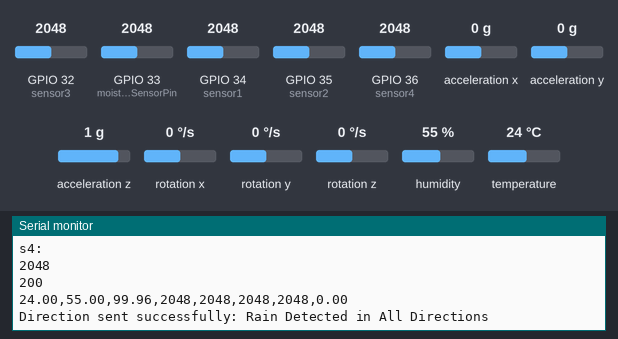
Simulated run of this sketch. Board: ESP32. Shown: the last lines printed to the serial monitor. The test bench sets the inputs (shaded band); at power-on: acceleration x 0 g, humidity 55 %, GPIO 32 (sensor3) = 2048, GPIO 33 (moistureSensorPin) = 2048, GPIO 34 (sensor1) = 2048, GPIO 35 (sensor2) = 2048, GPIO 36 (sensor4) = 2048, acceleration y 0 g, acceleration z 1 g, rotation x 0 °/s, rotation y 0 °/s, rotation z 0 °/s, temperature 24 °C. WiFi joins after 1.5 s; servers stay silent unless stated; uploads are accepted with an empty reply.

Above: at 2.7 s.
2.8 s: acceleration x set to -1.4 g
4.6 s: humidity set to 22 %
At 4.6 s:
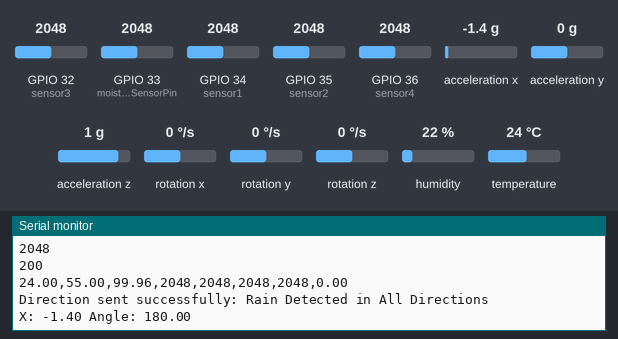
6.4 s: GPIO 32 (sensor3) set to 2866
At 8.07 s:
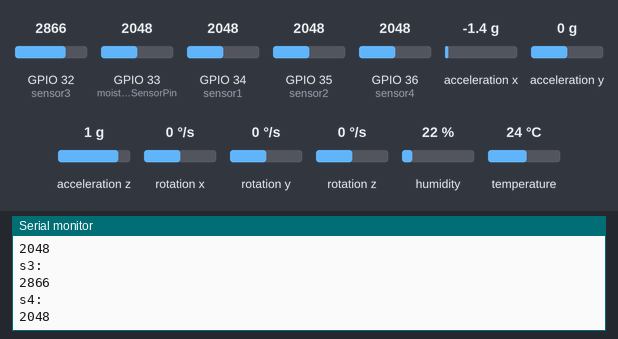
8.2 s: GPIO 33 (moistureSensorPin) set to 2866
At 8.27 s:
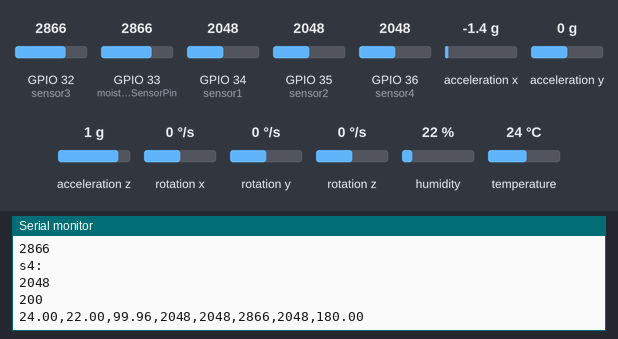
10.0 s: GPIO 34 (sensor1) set to 2866
At 11.7 s:
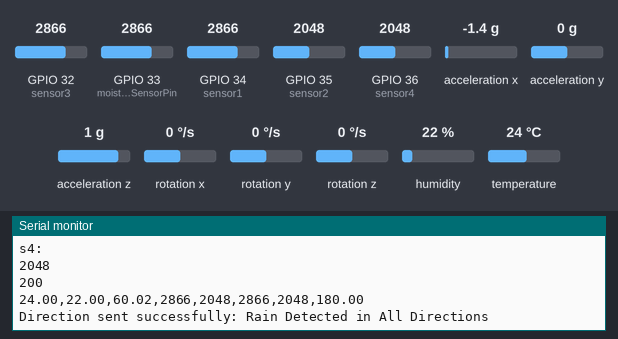
11.8 s: GPIO 35 (sensor2) set to 2866
At 13.7 s:
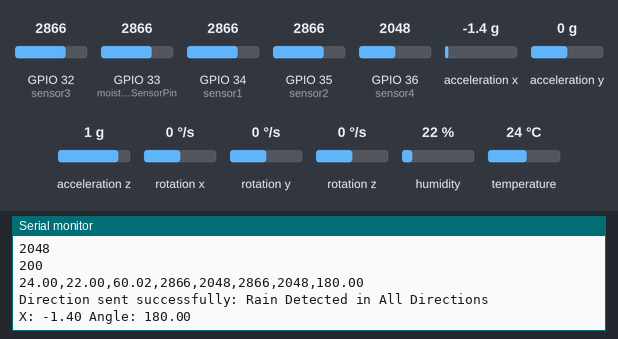
Timing chart, 0 to 14.6 s (numbered marks = the images above; inputs shaded):
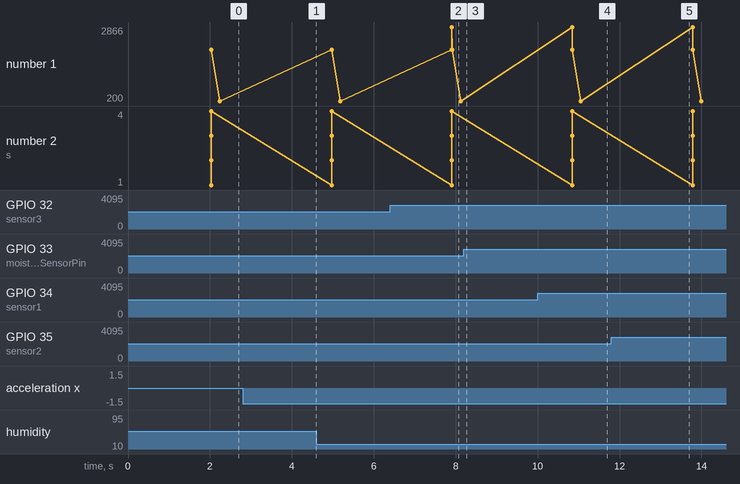

Measured:
- after the input at 6.4 s, the serial monitor: prints a new line after 1.5 s (image 2)
- after the input at 10.0 s, the serial monitor: prints a new line after 1.1 s (image 4)

The sketch:

readings.ino
```cpp
#include <MPU6050.h>
#include <WiFi.h>
#include <HTTPClient.h>
#include <DHT.h>
#define DHTPIN 18
#define DHTTYPE DHT11
DHT dht(DHTPIN, DHTTYPE);
MPU6050 mpu;
const char* ssid     ="Realme 9pro 5g";
const char* password ="12345678";
int moistureSensorPin = 33;
const int sensor1 = 34; // GPIO pin for raindrop sensor 1
const int sensor2 = 35; // GPIO pin for raindrop sensor 2
const int sensor3 = 32; // GPIO pin for raindrop sensor 3
const int sensor4 = 36; // GPIO pin for raindrop sensor 4

const char* serverName ="http://192.168.3.139:5000/test";
const char* serverUrl ="http://192.168.3.139:5000/update-directions"; // Flask server endpoint

unsigned long lastTime = 0;
unsigned long timerDelay = 1000;


void setup_wifi()
{
  WiFi.begin(ssid, password);
  while (WiFi.status() != WL_CONNECTED)
  {
    delay(500);
    Serial.println("CONNECTING.....");
  }
  Serial.println("CONNECTED");
}

void send_data(String A)
{
  if ((millis() - lastTime) > timerDelay)
  {
    if (WiFi.status() == WL_CONNECTED)
    {
      WiFiClient client;
      HTTPClient http;
      http.begin(client, serverName);
      http.addHeader("Content-Type", "application/x-www-form-urlencoded");
      String httpRequestData = String(A);
      int httpResponseCode = http.POST(httpRequestData);
      Serial.println(httpResponseCode);
      if (httpResponseCode > 0)
      {
        String res = http.getString();
        Serial.println(res);


      }
      http.end();
    }
    else
    {
      Serial.println("WiFi Disconnected");
    }
    lastTime = millis();
  }
}

void setup()
{
  Serial.begin(9600);
   pinMode(moistureSensorPin, INPUT);
  setup_wifi();
  dht.begin();
  Wire.begin();
  mpu.initialize();
}

void loop()
{
  //send_data("Hai");
  float h = dht.readHumidity();
  float t = dht.readTemperature();
  //Serial.print(F("Humidity: "));
  //Serial.print(h);
  //Serial.print(F("%  Temperature: "));
  //Serial.println(t);
   int16_t ax, ay, az;
  int16_t gx, gy, gz;

  // Get raw accelerometer and gyroscope data
  mpu.getMotion6(&ax, &ay, &az, &gx, &gy, &gz);

  // Convert acceleration to a smaller range
  float X = ax / 16384.0;  // Convert raw values to g (assuming ±2g range)
  float Y = ay / 16384.0;

  // Calculate the angle in degrees (0-360°)
  float angle = atan2(Y, X) * (180.0 / PI);
  if (angle < 0) {
    angle += 360;  // Convert -180° to 180° into 0° to 360°
  }

  // Print values
  Serial.print("X: "); Serial.print(X);

  Serial.print(" Angle: "); Serial.println(angle);

  delay(500);

  int s1 = analogRead(sensor1);
  int s2 = analogRead(sensor2);
  int s3 = analogRead(sensor3);
  int s4 = analogRead(sensor4);
 float moistureValue = analogRead(moistureSensorPin);

  float mappedMoistureValue = map(moistureValue, 4095, 0, 0, 10000) / 100.0;
    Serial.print("Moisture Sensor Value: ");
  Serial.println(mappedMoistureValue * 2, 2);
  Serial.println("s1:");
  Serial.println(s1);
  Serial.println("s2:");
  Serial.println(s2);
  Serial.println("s3:");
  Serial.println(s3);
  Serial.println("s4:");
  Serial.println(s4);

  String values = String(t) + "," + String(h) + "," + String(mappedMoistureValue * 2)+ "," + String(s1) + "," + String(s2)+ "," + String(s3)+ "," + String(s4)+ "," + String(angle);
  send_data(values);
  Serial.println(values);
  String direction = determineDirection(s1, s2, s3, s4);
  sendDirection(direction);
  delay(2000); // Send data every 2 seconds
}
String determineDirection(int s1, int s2, int s3, int s4) {
  if (s1 < 4095 && s2 < 4095 && s3 < 4095 && s4 <4095) {
    return "Rain Detected in All Directions";
  } else if (s1 == 4095 && s2 == 4095 && s3 < 4095 && s4 < 4095) {
    return "North-East ";
  } else if (s1< 4095 && s2< 4095) {
    return "North";
  } else if (s3< 4095 && s4 < 4095) {
    return "South";
  } else if (s1 < 4095 && s3 < 4095) {
    return "West";
  } else if (s2 < 4095 && s4 < 4095) {
    return "East";
  } else if (s1< 4095 && s4 < 4095) {
    return "North-West";
  } else if (s2 < 4095 && s3 < 4095) {
    return "South-East";
  } else if (s1< 4095 && s2== 4095 && s3 < 4095 && s4 == 4095) {
    return "North and West";
  } else if (s1 == 4095 && s2 < 4095 && s3== 4095 && s4 < 4095) {
    return "East and South";
  } else if (s1 < 4095 && s2 == 4095 && s3 == 4095 && s4< 4095) {
    return "North-West and South";
  } else if (s1 == 4095 && s2 < 4095 && s3< 4095 && s4 == 4095) {
    return "East and North-East";
  }  else {
    return "No rain";
  }
}
void sendDirection(String direction) {
  if (WiFi.status() == WL_CONNECTED) {
    HTTPClient http;
    http.begin(serverUrl);
    http.addHeader("Content-Type", "application/json");

    String jsonPayload = "{\"direction\":\"" + direction + "\"}";
    int httpResponseCode = http.POST(jsonPayload);

    if (httpResponseCode > 0) {
      Serial.println("Direction sent successfully: " + direction);
    } else {
      Serial.println("Error sending direction");
    }
    http.end();
  } else {
    Serial.println("WiFi Disconnected");
  }
}
```
